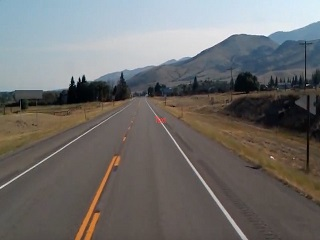
#> input picture ml/test-drive-assist/test_image_tiny.jpg, 320 x 240 px
$ python test_DoG.py
#> lines starting #> are read from the running program, lines starting #| are printed output that depends on the picture
import cv2
import numpy as np

def debug_dog(image_dog):
    dbg_b = np.zeros(image_dog.shape)
    dbg_g = dbg_b.copy()
    dbg_r = dbg_b.copy()

    for ix in range(image_dog.shape[0]):
        for iy in range(image_dog.shape[1]):
            if image_dog[ix, iy] >= 0.0:
                dbg_b[ix, iy] = 1.0
            else:
                dbg_g[ix, iy] = 1.0

    dbg_dog = cv2.merge((dbg_b, dbg_g, dbg_r))

    cv2.imshow('Frame_1', dbg_dog)
    cv2.waitKey(0)

    # do a bit of cleanup
    cv2.destroyAllWindows()

image_u8 = cv2.imread('test_image_tiny.jpg')
#> image_u8 is the input picture: shape (240, 320, 3); mean B, G, R 109.6, 110.9, 112.3
image_grayscale = cv2.cvtColor(image_u8, cv2.COLOR_RGB2GRAY)
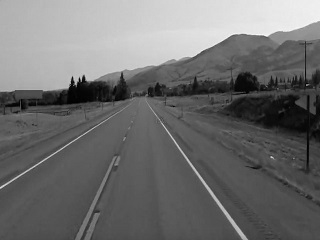
#> image_grayscale: shape (240, 320); min 0, max 250, mean 110.7

ksize = (5, 5)
sigma1 = 0.3 * ((ksize[0] - 1) * 0.5 - 1) + 0.8
# sigma2 = sigma1 + 0.5
sigma2 = sigma1 * 2.0
image_blur_1_u8 = cv2.GaussianBlur(image_grayscale, ksize, sigma1, sigma1)
image_blur_2_u8 = cv2.GaussianBlur(image_grayscale, ksize, sigma2, sigma2)
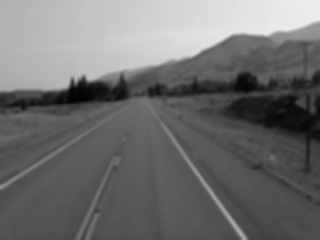
#> image_blur_2_u8: shape (240, 320); min 3, max 239, mean 110.7

image_blur_1_f = image_blur_1_u8.astype(np.float32) / 255.0
image_blur_2_f = image_blur_2_u8.astype(np.float32) / 255.0

image_dog = image_blur_1_f - image_blur_2_f
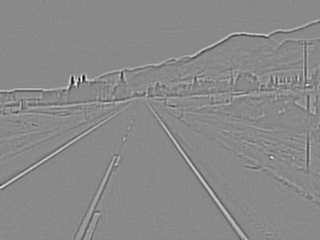
#> image_dog: shape (240, 320) float32; min -0.106, max 0.0902, mean 9.14e-06; drawn with min black and max white
debug_dog(image_dog)
#> after the loop in debug_dog, `for ix in range(image_dog.shape[0]):`:
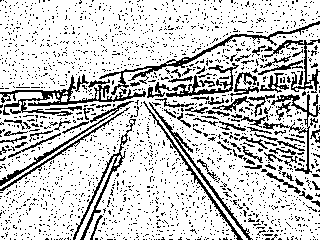
#> dbg_b: shape (240, 320) float64; values 0 (black) and 1 (white), 79.4% white; black in thin lines or dots
#> after the loop in debug_dog, `for ix in range(image_dog.shape[0]):`: dbg_g: shape (240, 320) float64; values 0 (black) and 1 (white), 20.6% white in thin lines or dots
#> in debug_dog, `cv2.imshow('Frame_1', dbg_dog)`:
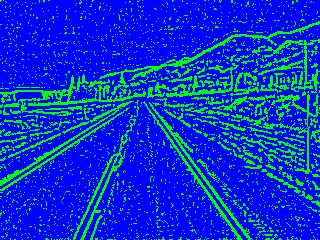
#> window 'Frame_1': shape (240, 320, 3) float64; mean B, G, R 0.794, 0.206, 0
